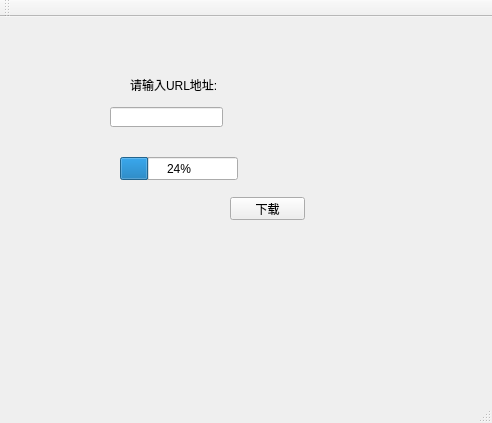
<?xml version="1.0" encoding="UTF-8"?>
<ui version="4.0">
 <class>MainWindow</class>
 <widget class="QMainWindow" name="MainWindow">
  <property name="geometry">
   <rect>
    <x>0</x>
    <y>0</y>
    <width>492</width>
    <height>423</height>
   </rect>
  </property>
  <property name="windowTitle">
   <string>MainWindow</string>
  </property>
  <widget class="QWidget" name="centralWidget">
   <widget class="QLabel" name="label">
    <property name="geometry">
     <rect>
      <x>130</x>
      <y>60</y>
      <width>91</width>
      <height>16</height>
     </rect>
    </property>
    <property name="text">
     <string>请输入URL地址:</string>
    </property>
   </widget>
   <widget class="QLineEdit" name="lineEdit">
    <property name="geometry">
     <rect>
      <x>110</x>
      <y>90</y>
      <width>113</width>
      <height>20</height>
     </rect>
    </property>
   </widget>
   <widget class="QProgressBar" name="progressBar">
    <property name="geometry">
     <rect>
      <x>120</x>
      <y>140</y>
      <width>118</width>
      <height>23</height>
     </rect>
    </property>
    <property name="value">
     <number>24</number>
    </property>
   </widget>
   <widget class="QPushButton" name="pushButton">
    <property name="geometry">
     <rect>
      <x>230</x>
      <y>180</y>
      <width>75</width>
      <height>23</height>
     </rect>
    </property>
    <property name="text">
     <string>下载</string>
    </property>
   </widget>
  </widget>
  <widget class="QMenuBar" name="menuBar">
   <property name="geometry">
    <rect>
     <x>0</x>
     <y>0</y>
     <width>492</width>
     <height>23</height>
    </rect>
   </property>
  </widget>
  <widget class="QToolBar" name="mainToolBar">
   <attribute name="toolBarArea">
    <enum>TopToolBarArea</enum>
   </attribute>
   <attribute name="toolBarBreak">
    <bool>false</bool>
   </attribute>
  </widget>
  <widget class="QStatusBar" name="statusBar"/>
 </widget>
 <layoutdefault spacing="6" margin="11"/>
 <resources/>
 <connections/>
</ui>
